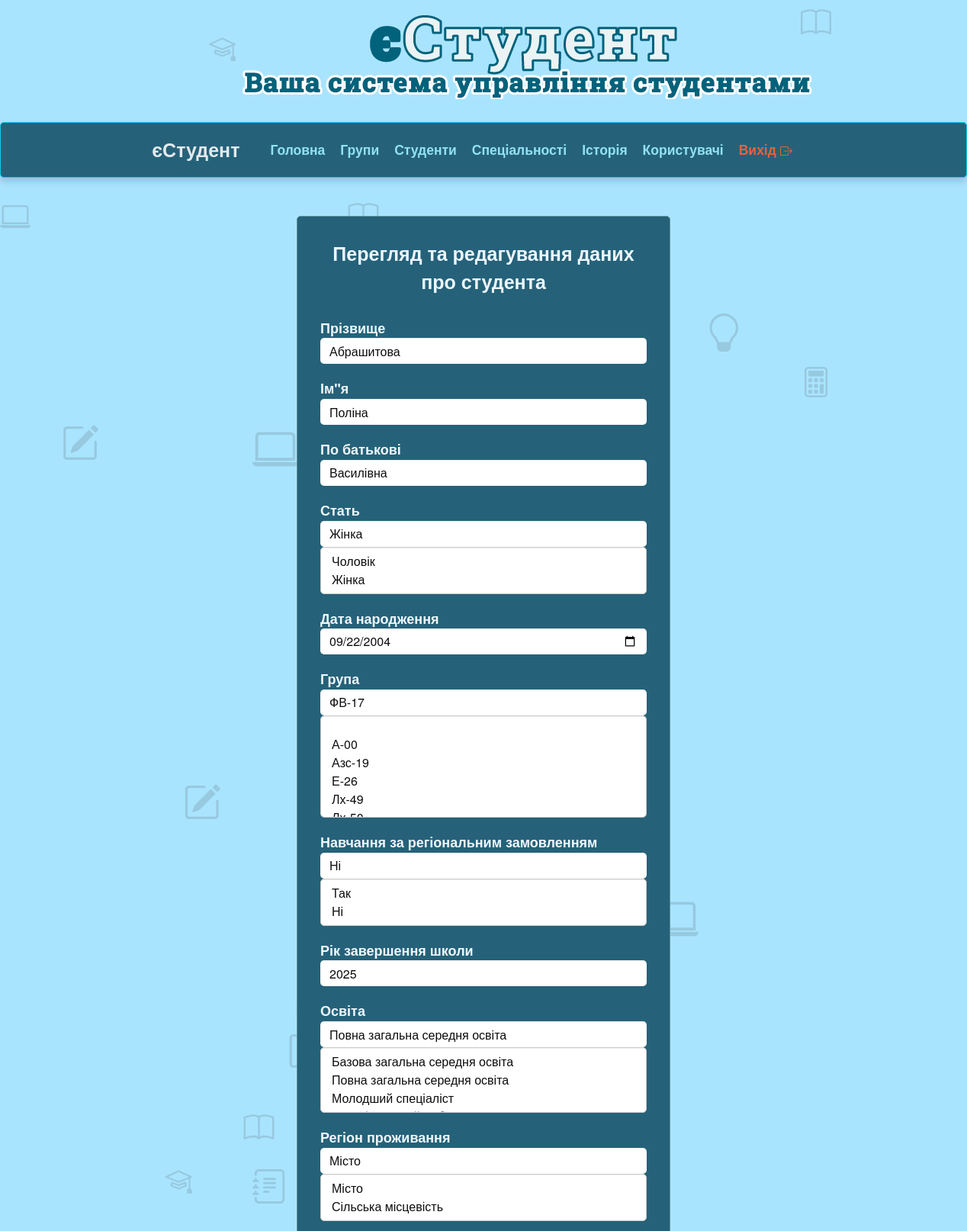
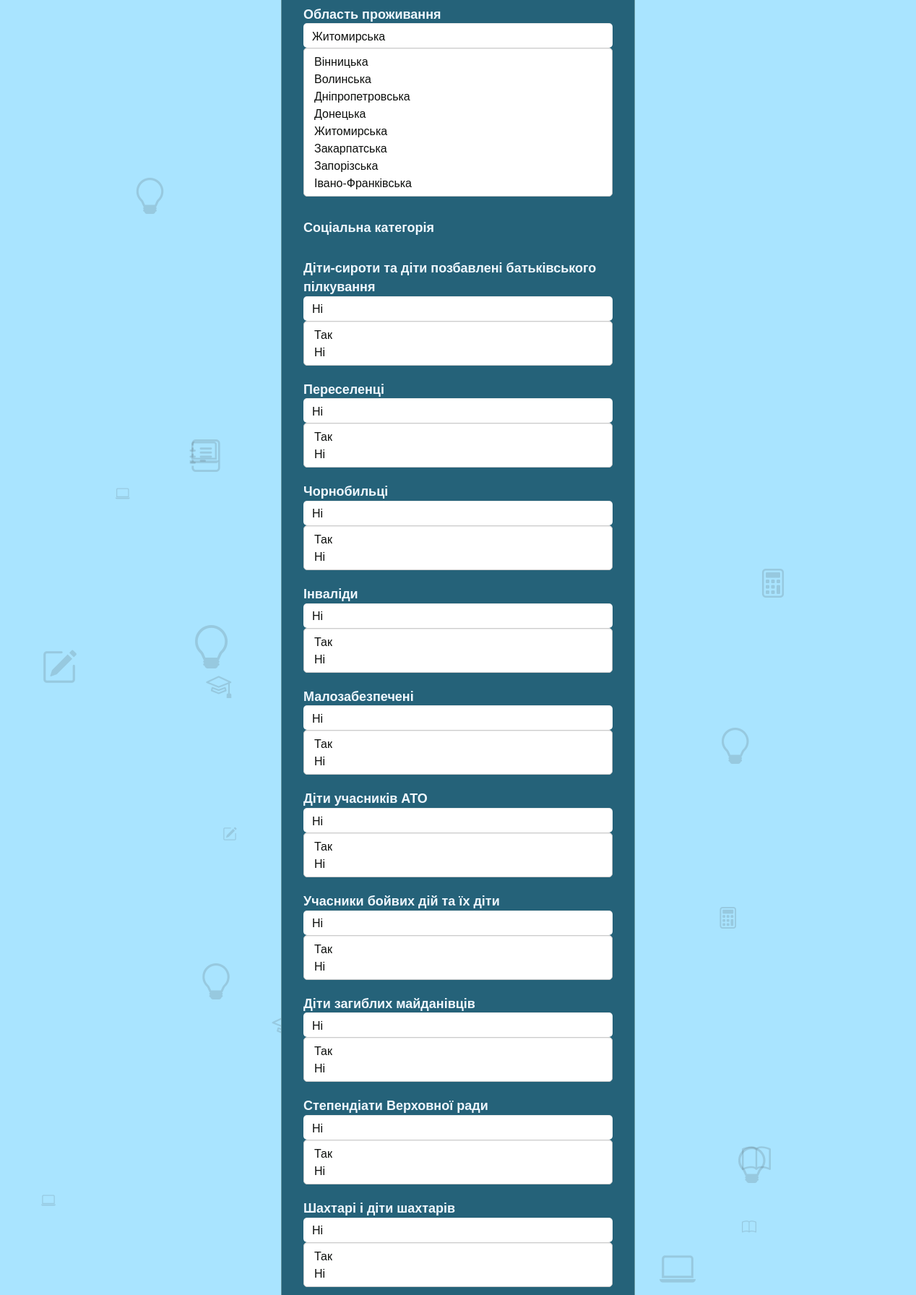
Page /admin/edit_student.php?id_st=80 (signed in, upper part) on the committed database (2 pictures, top to bottom).
### tables this page shows
CREATE TABLE `student` (
  `s_id` int(5) NOT NULL,
  `s_pr` varchar(30) NOT NULL,
  `s_im` varchar(20) NOT NULL,
  `s_bat` varchar(20) NOT NULL,
  `s_stat` varchar(7) NOT NULL,
  `s_galuz` varchar(50) NOT NULL,
  `s_spec` varchar(60) NOT NULL,
  `s_specz` varchar(90) NOT NULL,
  `s_group` varchar(8) NOT NULL,
  `s_form_navch` varchar(10) NOT NULL,
  `s_vip` varchar(4) NOT NULL DEFAULT 'Ні',
  `s_cours` int(1) NOT NULL,
  `s_contract` varchar(3) NOT NULL,
  `s_dnar` date NOT NULL,
  `s_vik` varchar(2) NOT NULL,
  `s_adresa` varchar(80) NOT NULL,
  `s_tels` varchar(16) NOT NULL,
  `s_telb` varchar(16) NOT NULL,
  `s_telm` varchar(16) NOT NULL,
  `s_osvita_type` varchar(40) NOT NULL,
  `s_rik_zaver` int(4) NOT NULL,
  `s_region_type` varchar(20) NOT NULL,
  `s_region` varchar(20) NOT NULL,
  `s_sirota` varchar(3) DEFAULT 'Ні',
  `s_peresel` varchar(3) DEFAULT 'Ні',
  `s_chernob` varchar(3) DEFAULT 'Ні',
  `s_inval` varchar(3) NOT NULL DEFAULT 'Ні',
  `s_malozab` varchar(3) NOT NULL DEFAULT 'Ні',
  `s_ato` varchar(3) NOT NULL DEFAULT 'Ні',
  `s_war_act` varchar(3) NOT NULL DEFAULT 'Ні',
  `s_ditzag` varchar(3) NOT NULL DEFAULT 'Ні',
  `s_rada` varchar(3) NOT NULL DEFAULT 'Ні',
  `s_shahter` varchar(3) NOT NULL DEFAULT 'Ні',
  `image` varchar(255) NOT NULL
);

### admin/edit_student.php (the view, shortened to what this page needs)
<?php
if (!in_array($_SESSION['auth_user'], ['admin', 'editor']))
	{
		header("Location: admin_panel.php");
	}
else
	{
	 $id_st=$_GET["id_st"];
			};
?>
<!DOCTYPE html>
<html lang="en">
    <head>
                 <link href="https://cdn.jsdelivr.net/npm/bootstrap@5.3.6/dist/css/bootstrap.min.css" rel="stylesheet">
        <link rel="stylesheet" href="../assets/css/bootstrap.css" rel="stylesheet">
<link rel="stylesheet" href="../css/my_style.css" rel="stylesheet">
 <body>
	</head>
      <div id="body-bg">
            <div id="header">
                <div class="container">
                    <div class="row">
                        <div class="logo">
                            <a href="index.html" title="">
                              <img src="../assets/img/logo.png" alt="Logo" />
                            </a>
                        </div>
                    </div>
                </div>
            </div>
			<?php include ("../include/adm_menu.php");?>
			 <?php include ("../include/background_icon.php");?>
            <div id="portfolio" class="bottom-border-shadow">
                <div class="container bottom-border">
					<div id="base">
				<div id="content">
				  <div class="container background-white" style="margin:0px; padding:10px;">
                    <div class="row margin-vert-30" style="margin:10px; padding:0px;">
                        <div class="col-md-6 col-md-offset-3 col-sm-offset-3">
							<form class="signup-page" method="POST">
                                <div class="signup-header">
                                    <p class="fs-1" style="color:#ecf6ff; text-align: center;"><strong>Перегляд та редагування даних про студента</strong></p>
								</div>
				  <?php
                  $result = mysqli_query($linc,"SELECT * FROM student WHERE s_id='$id_st'");
                  if (mysqli_num_rows($result)>0)
                    {
                        $row = mysqli_fetch_array($result);
                         do
                        {
					          echo '
                               <label><strong>Прізвище</strong></label>
								<strong> <input type="text" class="form-control" name="form_pr_stud" value="'.$row['s_pr'].'" style="background:white; color:#0c0e0c; border:none;"  ></strong>
								<label><strong><strong>Ім"я</strong></label>
								 <input type="text" class="form-control" name="form_im_stud" value="'.$row['s_im'].'" style="background:white; color:#0c0e0c; border:none;"  >
								<label><strong>По батькові</strong></label>
								 <input type="text" class="form-control" name="form_bat_stud" value="'.$row['s_bat'].'" style="background:white; color:#0c0e0c; border:none;"  >
								<label><strong>Стать</strong></label>
								 <input type="text" class="form-control" name="form_stat_stud" value="'.$row['s_stat'].'" style="background:white; color:#0c0e0c; border:none;"  >
								<select class="form-control"  name="form_stat_select" size="2" style="background:white; color:#0c0e0c;">
									<option value="Чоловік">Чоловік</option>
									<option value="Жінка">Жінка</option>
								  </select>
								<label><strong>Дата народження</strong></label>
								 <input type="date" class="form-control" name="form_dnar_stud" value="'.$row['s_dnar'].'" style="background:white; color:#0c0e0c; border:none;" >
								<label><strong>Група</strong></label>
								<input type="text" class="form-control" name="form_gr_stud" value="'.$row['s_group'].'" style="background:white; color:#0c0e0c; border:none;"  >
								';
									$query_group = mysqli_query($linc,"SELECT * FROM st_group");
									echo  '<select class="form-control" name="form_group" size="5" style="color:#0c0e0c;"';
									echo '<option value="group_id"></option>';
									echo '<option value=""></option>';
									while ($temp = mysqli_fetch_assoc($query_group))
									{
									echo '<option style="color:#0c0e0c;" value='.$temp['g_im'].'>'.$temp['g_im'].'</option>';
									}
									echo '</select>
									<label><strong>Навчання за регіональним замовленням</strong></label>
									<input type="text" class="form-control" name="form_zamovl_stud" value="'.$row['s_contract'].'" style="background:white; color:#0c0e0c; border:none;"  >
								  <select class="form-control"  name="form_zamovl" id="sel7" size="2" style="background:white; color:#0c0e0c;">
									<option value="Так">Так</option>
									<option value="Ні">Ні</option>
								  </select>
									<label><strong>Рік завершення школи</strong></label>
									<input type="text" class="form-control" name="form_zscool_stud" value="'.$row['s_rik_zaver'].'" style="background:white; color:#0c0e0c; border:none;"  >
									<label> <strong>Освіта</strong></label>
								    <input type="text" class="form-control" name="form_osvita_stud" value="'.$row['s_osvita_type'].'" style="background:white; color:#0c0e0c; border:none;"  >
								  <select class="form-control"  name="form_osvita" size="3" style="background:white; color:#0c0e0c;">
									<option value="Базова загальна середня освіта">Базова загальна середня освіта</option>
									<option value="Повна загальна середня освіта">Повна загальна середня освіта</option>
									<option value="Молодший спеціаліст">Молодший спеціаліст</option>
									<option value="Кваліфікований робітник">Кваліфікований робітник</option>
								  </select>
									<label> <strong>Регіон проживання</strong></label>
								    <input type="text" class="form-control" name="form_reg_type_stud" value="'.$row['s_region_type'].'" style="background:white; color:#0c0e0c; border:none;"  >
								  <select class="form-control"  name="form_reg_type" size="2" style="background:white; color:#0c0e0c;">
									<option value="Місто">Місто</option>
									<option value="Сільська місцевість">Сільська місцевість</option>
								  </select>
								  <label> <strong>Область проживання</strong></label>
								    <input type="text" class="form-control" name="form_region_stud" value="'.$row['s_region'].'" style="background:white; color:#0c0e0c; border:none;"  >
									<select class="form-control"  name="form_region" size="8" style="background:white; color:#0c0e0c;">
									<option value="Вінницька">Вінницька</option>
									<option value="Волинська">Волинська</option>
									<option value="Дніпропетровська">Дніпропетровська</option>
									<option value="Донецька">Донецька</option>
									<option value="Житомирська">Житомирська</option>
									<option value="Закарпатська">Закарпатська</option>
									<option value="Запорізська">Запорізська</option>
									<option value="Івано-Франківська">Івано-Франківська</option>
									<option value="Київська">Київська</option>
								  </select>
								  <label><strong>Соціальна категорія</strong></label>
								 <label>Діти-сироти та діти позбавлені батьківського пілкування</label>
									<input type="text" class="form-control" name="form_sirot_stud" value="'.$row['s_sirota'].'" style="background:white; color:#0c0e0c; border:none;"  >
								  <select class="form-control"  name="form_sirot" id="sel7" size="2" style="background:white; color:#0c0e0c;">
									<option value="Так">Так</option>
									<option value="Ні">Ні</option>
								  </select>
								  <label>Переселенці</label>
									<input type="text" class="form-control" name="form_peres_stud" value="'.$row['s_peresel'].'" style="background:white; color:#0c0e0c; border:none;"  >
								  <select class="form-control"  name="form_peres" id="sel7" size="2" style="background:white; color:#0c0e0c;">
									<option value="Так">Так</option>
									<option value="Ні">Ні</option>
								  </select>
								  <label>Чорнобильці</label>
									<input type="text" class="form-control" name="form_chernob_stud" value="'.$row['s_chernob'].'" style="background:white; color:#0c0e0c; border:none;"  >
								  <select class="form-control"  name="form_chernob" id="sel7" size="2" style="background:white; color:#0c0e0c;">
									<option value="Так">Так</option>
									<option value="Ні">Ні</option>
								  </select>
								  <label>Інваліди</label>
									<input type="text" class="form-control" name="form_ivalid_stud" value="'.$row['s_inval'].'" style="background:white; color:#0c0e0c; border:none;"  >
								  <select class="form-control"  name="form_ivalid" id="sel7" size="2" style="background:white; color:#0c0e0c;">
									<option value="Так">Так</option>
									<option value="Ні">Ні</option>
								  </select>
								  <label>Малозабезпечені</label>
									<input type="text" class="form-control" name="form_malozab_stud" value="'.$row['s_malozab'].'" style="background:white; color:#0c0e0c; border:none;"  >
								  <select class="form-control"  name="form_malozab" id="sel7" size="2" style="background:white; color:#0c0e0c;">
									<option value="Так">Так</option>
									<option value="Ні">Ні</option>
								  </select>
								 <label>Діти учасників АТО</label>
									<input type="text" class="form-control" name="form_ato_stud" value="'.$row['s_ato'].'" style="background:white; color:#0c0e0c; border:none;"  >
								  <select class="form-control"  name="form_ato" id="sel7" size="2" style="background:white; color:#0c0e0c;">
									<option value="Так">Так</option>
									<option value="Ні">Ні</option>
								  </select>
								   <label>Учасники бойвих дій та їх діти</label>
									<input type="text" class="form-control" name="form_uchbd_stud" value="'.$row['s_war_act'].'" style="background:white; color:#0c0e0c; border:none;"  >
								  <select class="form-control"  name="form_uchbd" id="sel7" size="2" style="background:white; color:#0c0e0c;">
									<option value="Так">Так</option>
									<option value="Ні">Ні</option>
								  </select>
								   <label>Діти загиблих майданівців</label>
									<input type="text" class="form-control" name="form_ditzag_stud" value="'.$row['s_war_act'].'" style="background:white; color:#0c0e0c; border:none;"  >
								  <select class="form-control"  name="form_ditzag" id="sel7" size="2" style="background:white; color:#0c0e0c;">
									<option value="Так">Так</option>
									<option value="Ні">Ні</option>
								  </select>
								   <label>Степендіати Верховної ради</label>
									<input type="text" class="form-control" name="form_stepver_stud" value="'.$row['s_rada'].'" style="background:white; color:#0c0e0c; border:none;"  >
								  <select class="form-control"  name="form_stepver" id="sel7" size="2" style="background:white; color:#0c0e0c;">
									<option value="Так">Так</option>
									<option value="Ні">Ні</option>
								  </select>
								  <label>Шахтарі і діти шахтарів</label>
									<input type="text" class="form-control" name="form_shaht_stud" value="'.$row['s_shahter'].'" style="background:white; color:#0c0e0c; border:none;"  >
								  <select class="form-control"  name="form_shaht" id="sel7" size="2" style="background:white; color:#0c0e0c;">
									<option value="Так">Так</option>
									<option value="Ні">Ні</option>
								  </select>
								 <input type="text" class="form-control"  name="form_adres" value="'.$row['s_adresa'].'" style="background:white; color:#0c0e0c; border:none;">
								 <input type="text" class="form-control"  name="form_tel_st" value="'.$row['s_tels'].'" style="background:white; color:#0c0e0c; border:none;">
								 <input type="text" class="form-control"  name="form_tel_bat" value="'.$row['s_telb'].'" style="background:white; color:#0c0e0c; border:none;">
								 <input type="text" class="form-control"  name="form_tel_mut" value="'.$row['s_telm'].'" style="background:white; color:#0c0e0c; border:none;">
								  ';
						}
                      while ($row = mysqli_fetch_array($result));
					}
						?>
							</form>
    </div>
						</div>
					</div>
				</div>
			</div>
                    </div>
                </div>
            </div>
</body>
</html>

### css/my_style.css (style rules this page uses)
.signup-page { background: none repeat scroll 0 0 #256279; border: 1px solid #63949E; border-radius: 5px; box-shadow: 3 50 20px #050706; color: aliceblue; padding: 30px; font-size: large; }
.signup-page label { font-size: large; margin-top: 20px; }
.signup-page input { background-color: #a6caef; color: #ffffff; border:none; }
.container { max-width: 1080px; padding: 10px; width: 100%; }
body { background-color: #3ac1ff6f; }
.logo { margin-bottom: 20px; }
.signup-page , .block_search { opacity: 1; animation-name: fadeInOpacity; animation-iteration-count: 1; animation-timing-function: ease-in; animation-duration: 1s; }

### include/background_icon.php (style rules this page uses)
body { overflow-x: hidden; position: relative; }

### rows in the picture
student: form_pr_stud "Абрашитова", form_im_stud "Поліна", form_bat_stud "Василівна", form_stat_stud "Жінка", form_dnar_stud "09/22/2004", form_gr_stud "ФВ-17", form_zamovl_stud "Ні", form_zscool_stud "2025", form_osvita_stud "Повна загальна середня освіта", form_reg_type_stud "Місто", form_region_stud "Житомирська", form_sirot_stud "Ні", form_peres_stud "Ні", form_chernob_stud "Ні", form_ivalid_stud "Ні", form_malozab_stud "Ні", form_ato_stud "Ні", form_uchbd_stud "Ні", form_ditzag_stud "Ні", form_stepver_stud "Ні", form_shaht_stud "Ні"
